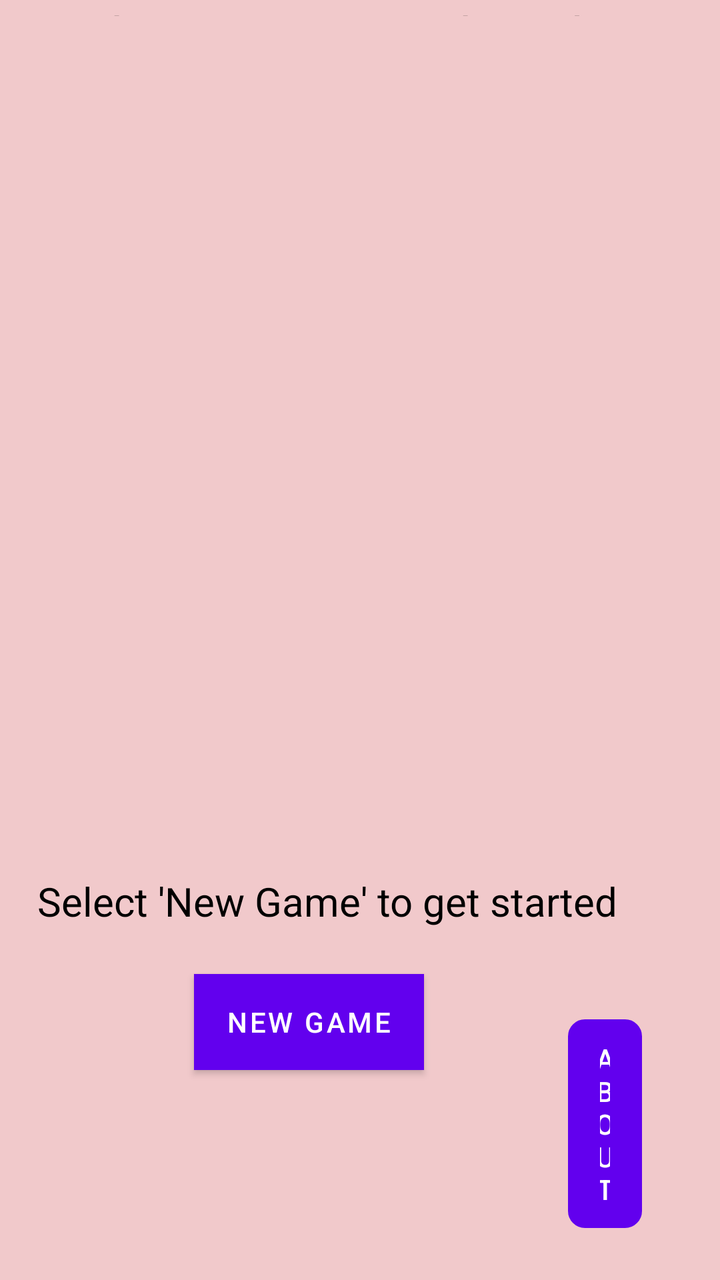
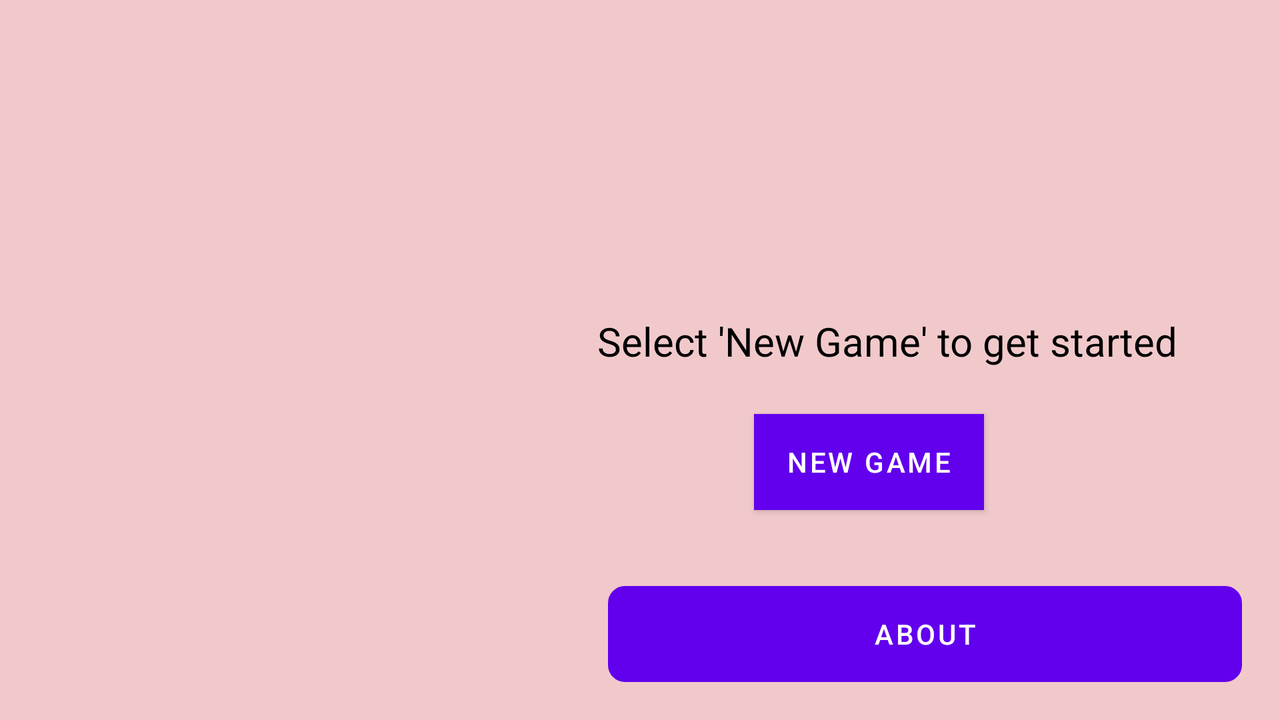

First picture: res/layout/ on a phone held upright. Second picture: the repository's own variant of that layout, on a device whose configuration matches the variant's folder. Source for both follows.
<!-- AndroidManifest.xml: application theme Theme.Andriod_coursewrk -->
<!-- res/layout/activity_main.xml -->
<?xml version="1.0" encoding="utf-8"?>
<RelativeLayout xmlns:android="http://schemas.android.com/apk/res/android"
    xmlns:app="http://schemas.android.com/apk/res-auto"
    xmlns:tools="http://schemas.android.com/tools"
    android:layout_width="match_parent"
    android:layout_height="match_parent"
    android:background="#F1C9CB"
    tools:context=".MainActivity">


    <TextView
        android:layout_width="wrap_content"
        android:layout_height="wrap_content"
        android:layout_alignParentEnd="true"
        android:layout_alignParentBottom="true"
        android:layout_marginEnd="54dp"
        android:layout_marginBottom="632dp"
        android:text="Welcome to Mental Math!"
        android:textColor="@color/black"
        android:textSize="25sp" />

    <TextView
        android:layout_width="400dp"
        android:layout_height="88dp"
        android:layout_alignParentTop="true"
        android:layout_alignParentEnd="true"
        android:layout_alignParentBottom="true"
        android:layout_marginTop="138dp"
        android:layout_marginEnd="15dp"
        android:layout_marginBottom="505dp"
        android:text="A game were you put your arithmetic calculative skills to the test"
        android:textAlignment="center"
        android:textColor="@color/black"
        android:textSize="23sp" />

    <TextView
        android:layout_width="wrap_content"
        android:layout_height="wrap_content"
        android:layout_alignParentEnd="true"
        android:layout_alignParentBottom="true"
        android:layout_marginEnd="51dp"
        android:layout_marginBottom="176dp"
        android:text="Select 'New Game' to get started"
        android:textColor="@color/black"
        android:textSize="20sp" />

    <Button
        android:id="@+id/button"
        android:layout_width="wrap_content"
        android:layout_height="wrap_content"
        android:layout_alignParentEnd="true"
        android:layout_alignParentBottom="true"
        android:layout_marginEnd="148dp"
        android:layout_marginBottom="105dp"
        android:background="#3BC4FB"
        android:text="New Game"
        android:textColor="#fff" />

    <Button
        android:id="@+id/button2"
        android:layout_width="wrap_content"
        android:layout_height="wrap_content"
        android:layout_alignParentStart="true"
        android:layout_alignParentEnd="true"
        android:layout_alignParentRight="true"
        android:layout_alignParentBottom="true"
        android:layout_marginStart="284dp"
        android:layout_marginEnd="39dp"
        android:layout_marginRight="39dp"
        android:layout_marginBottom="26dp"
        android:background="@drawable/aboutbackground_btn"
        android:text="About" />

    <ImageView
        android:id="@+id/imageView6"
        android:layout_width="208dp"
        android:layout_height="211dp"
        android:layout_alignParentEnd="true"
        android:layout_alignParentBottom="true"
        android:layout_marginEnd="100dp"
        android:layout_marginBottom="280dp"
        app:srcCompat="@drawable/iconp" />

    










</RelativeLayout>
<!-- resources referenced by this layout -->
<resources>
  <!-- drawable aboutbackground_btn (drawable) -->
  <?xml version="1.0" encoding="utf-8"?>
  <shape xmlns:android="http://schemas.android.com/apk/res/android">
     <stroke android:width="3dp"
         android:color="@color/cardview_light_background"/>
      <padding android:left="1dp"
          android:right="1dp"
          android:top="1dp"
          android:bottom="1dp"/>
  
      <corners android:bottomRightRadius="7dp" android:bottomLeftRadius="7dp"
          android:topRightRadius="7dp" android:topLeftRadius="7dp"/>
  
  </shape>
  <style name="Theme.Andriod_coursewrk" parent="Theme.MaterialComponents.DayNight.DarkActionBar">
          
          <item name="colorPrimary">@color/purple_500</item>
          <item name="colorPrimaryVariant">@color/purple_700</item>
          <item name="colorOnPrimary">@color/white</item>
          
          <item name="colorSecondary">@color/teal_200</item>
          <item name="colorSecondaryVariant">@color/teal_700</item>
          <item name="colorOnSecondary">@color/black</item>
          
          <item name="android:statusBarColor" tools:targetApi="l">?attr/colorPrimaryVariant</item>
          
      </style>
</resources>
<!-- res/layout-land/activity_main.xml (the repository's variant of the layout above) -->
<!-- drawn on the phone turned sideways -->
<?xml version="1.0" encoding="utf-8"?>
<RelativeLayout xmlns:android="http://schemas.android.com/apk/res/android"
    xmlns:app="http://schemas.android.com/apk/res-auto"
    xmlns:tools="http://schemas.android.com/tools"
    android:layout_width="match_parent"
    android:layout_height="match_parent"
    android:background="#F1C9CB"
    tools:context=".MainActivity">


    <TextView
        android:layout_width="wrap_content"
        android:layout_height="wrap_content"
        android:layout_alignParentEnd="true"
        android:layout_alignParentBottom="true"
        android:layout_marginEnd="66dp"
        android:layout_marginBottom="657dp"
        android:text="Welcome to Mental Math!"
        android:textColor="@color/black"
        android:textSize="25sp" />

    <TextView
        android:layout_width="wrap_content"
        android:layout_height="wrap_content"
        android:layout_alignParentTop="true"
        android:layout_alignParentEnd="true"
        android:layout_alignParentBottom="true"
        android:layout_marginTop="124dp"
        android:layout_marginEnd="67dp"
        android:layout_marginBottom="580dp"
        android:text="A game were you put your"
        android:textColor="@color/black"
        android:textSize="23sp" />

    <TextView
        android:layout_width="wrap_content"
        android:layout_height="wrap_content"
        android:layout_alignParentTop="true"
        android:layout_alignParentEnd="true"
        android:layout_alignParentBottom="true"
        android:layout_marginTop="154dp"
        android:layout_marginEnd="35dp"
        android:layout_marginBottom="550dp"
        android:text="arithmetic calculative skills to the"
        android:textColor="@color/black"
        android:textSize="23sp" />

    <TextView
        android:layout_width="wrap_content"
        android:layout_height="wrap_content"
        android:layout_alignParentTop="true"
        android:layout_alignParentEnd="true"
        android:layout_alignParentBottom="true"
        android:layout_marginTop="187dp"
        android:layout_marginEnd="182dp"
        android:layout_marginBottom="517dp"
        android:text="Test"
        android:textColor="@color/black"
        android:textSize="23sp" />

    <TextView
        android:layout_width="wrap_content"
        android:layout_height="wrap_content"
        android:layout_alignParentEnd="true"
        android:layout_alignParentBottom="true"
        android:layout_marginEnd="51dp"
        android:layout_marginBottom="176dp"
        android:text="Select 'New Game' to get started"
        android:textColor="@color/black"
        android:textSize="20sp" />

    <Button
        android:id="@+id/button"
        android:layout_width="wrap_content"
        android:layout_height="wrap_content"
        android:layout_alignParentEnd="true"
        android:layout_alignParentBottom="true"
        android:layout_marginEnd="148dp"
        android:layout_marginBottom="105dp"
        android:background="#3BC4FB"
        android:text="New Game"
        android:textColor="#fff" />

    <Button
        android:id="@+id/button2"
        android:layout_width="wrap_content"
        android:layout_height="wrap_content"
        android:layout_alignParentStart="true"
        android:layout_alignParentEnd="true"
        android:layout_alignParentRight="true"
        android:layout_alignParentBottom="true"
        android:layout_marginStart="304dp"
        android:layout_marginEnd="19dp"
        android:layout_marginRight="19dp"
        android:layout_marginBottom="19dp"
        android:background="@drawable/aboutbackground_btn"
        android:text="About" />

    <ImageView
        android:id="@+id/imageView6"
        android:layout_width="208dp"
        android:layout_height="211dp"
        android:layout_alignParentEnd="true"
        android:layout_alignParentBottom="true"
        android:layout_marginEnd="450dp"
        android:layout_marginBottom="137dp"
        app:srcCompat="@drawable/iconp" />

    










</RelativeLayout>
